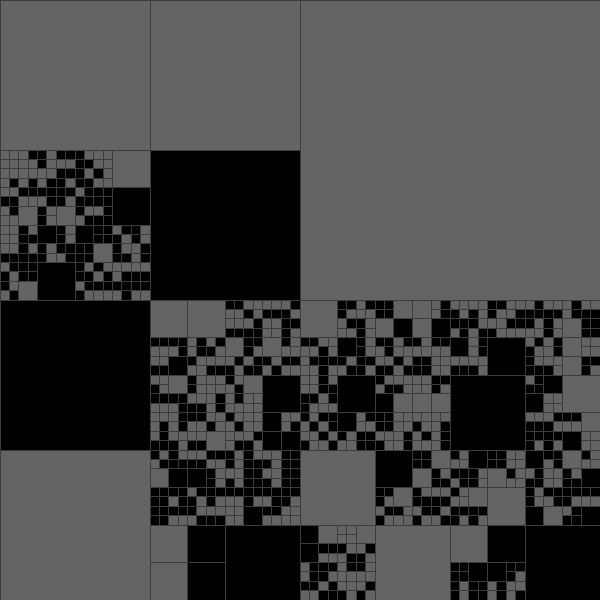
Frame 1 (no input)
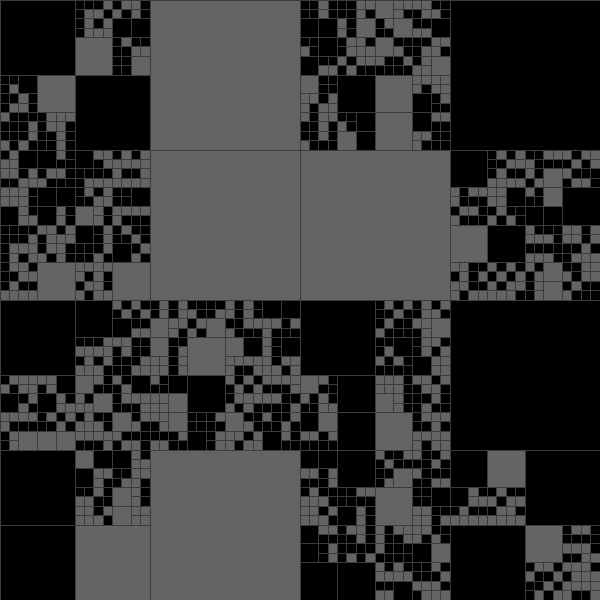
Frame 2 (the mouse pressed at the canvas centre, redrawn once)

The Processing sketch that drew these frames (run headless with seeded random() and noise(); the mouse was pressed at the canvas centre and the sketch redrawn once):

// Processing sketch: SimpleRecursive
// ── SimpleRecursive.pde
void setup(){
  size(600,600);
  noLoop();
}

void draw(){
  background(0);
  for(int y=0;y<height;y++){
    for(int x=0;x<width;x++){
      set(x,y,color(int(noise(x*0.01,y*0.01)*255)));
    }
  }
  blend(0,0,width,height,0,0,width,height, SCREEN);
  drawRect(0,0,1);
}

void drawRect(float x, float y, float depth){
  if(depth>=64 || random(10)>8){
    if(random(1)>0.5) fill(0); else fill(100);
    stroke(60);
    rect(x,y, width/depth, height/depth);
    return;
  }
  depth*=2;
  drawRect(x,y,depth);
  drawRect(x+(width/depth),y,depth);
  drawRect(x,y+(height/depth),depth);
  drawRect(x+(width/depth),y+(height/depth),depth);
}

void keyPressed(){
  redraw();
}
